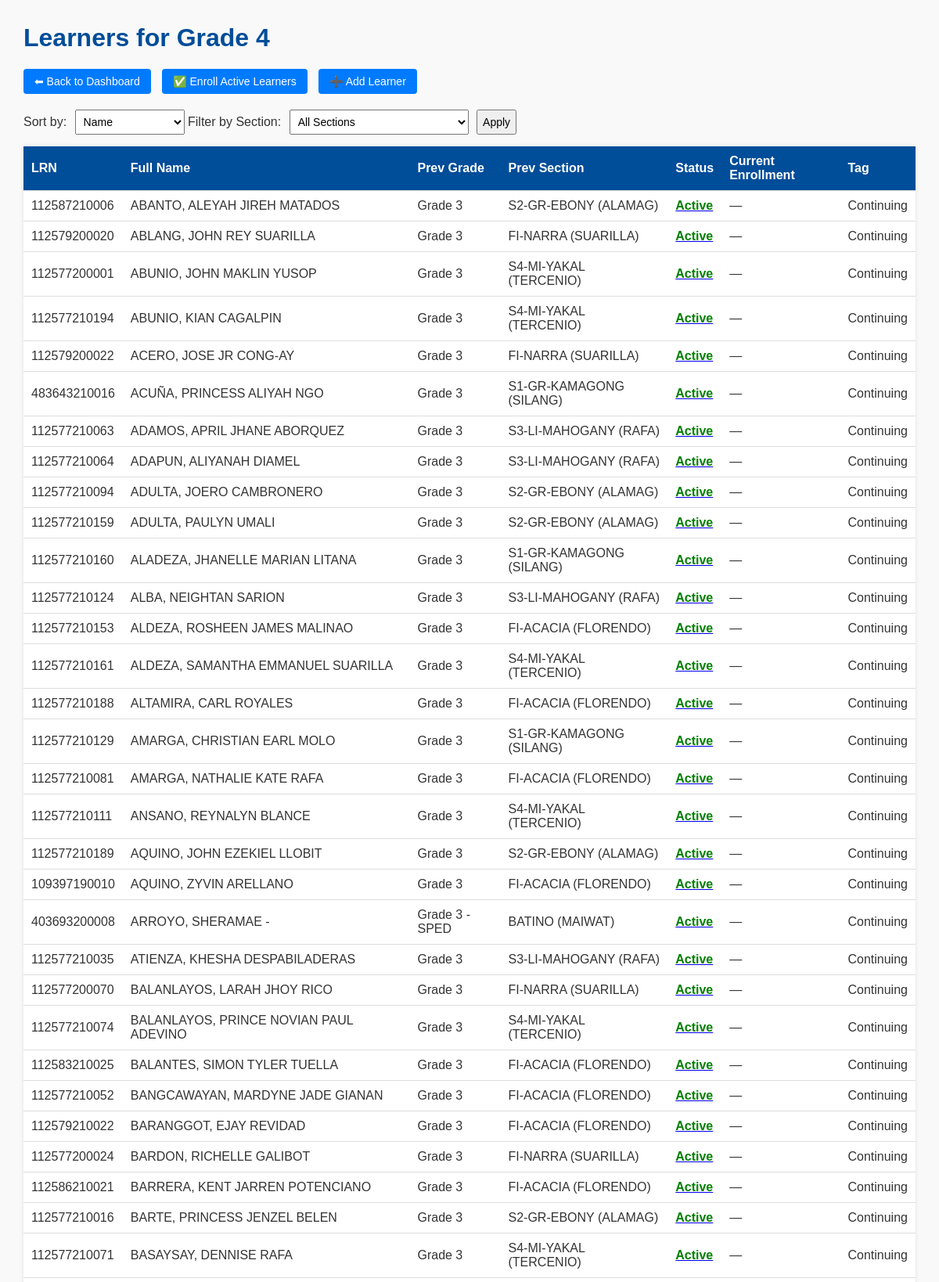
Page /grade/4 (upper part) on the committed database.
### tables this page shows
CREATE TABLE learners (
                id INTEGER PRIMARY KEY AUTOINCREMENT,
                lrn TEXT,
                full_name TEXT,
                prev_grade TEXT,
                prev_section TEXT,
                sex TEXT,
                birth_date TEXT,
                age TEXT,
                religion TEXT,
                barangay TEXT,
                municipality TEXT,
                province TEXT,
                father_name TEXT,
                mother_name TEXT,
                guardian TEXT,
                cct_beneficiary TEXT,
                average_grade TEXT,
                action_taken TEXT,
                current_grade TEXT,
                current_section TEXT,
                status TEXT DEFAULT 'active',
                tag TEXT DEFAULT 'continuing',
                is_enrolled INTEGER DEFAULT 0,
                is_sped INTEGER DEFAULT 0,
                sped_type TEXT
            );

### app.py (the view)
@app.route('/grade/<grade>')
def grade_view(grade):
    sort_by = request.args.get('sort_by', 'full_name')
    filter_section = request.args.get('section', None)
    order_by = 'prev_section, full_name' if sort_by == 'prev_section' else 'full_name'
    with sqlite3.connect(DATABASE) as conn:
        conn.row_factory = sqlite3.Row
        c = conn.cursor()
        if grade == 'sped':
            query = "SELECT * FROM learners WHERE is_sped = 1"
        elif grade == 'kinder':
            query = "SELECT * FROM learners WHERE current_grade = 'Kinder'"
        else:
            prev_grade_text = "%Kinder%" if grade == "1" else f"%{int(grade) - 1}%"
            query = "SELECT * FROM learners WHERE prev_grade LIKE ? AND is_sped = 0"
        params = [prev_grade_text] if 'prev_grade_text' in locals() else []
        if filter_section:
            query += " AND prev_section = ?"
            params.append(filter_section)
        query += f" ORDER BY {order_by}"
        c.execute(query, tuple(params))
        learners = c.fetchall()
        section_query = {
            'sped': "SELECT DISTINCT prev_section FROM learners WHERE is_sped = 1 AND prev_section IS NOT NULL AND prev_section != '' ORDER BY prev_section",
            'kinder': "SELECT DISTINCT prev_section FROM learners WHERE current_grade = 'Kinder' AND prev_section IS NOT NULL AND prev_section != '' ORDER BY prev_section"
        }.get(grade,
              "SELECT DISTINCT prev_section FROM learners WHERE prev_grade LIKE ? AND is_sped = 0 AND prev_section IS NOT NULL AND prev_section != '' ORDER BY prev_section")
        c.execute(section_query, (prev_grade_text,) if grade not in ['sped', 'kinder'] else ())
        sections = [row[0] for row in c.fetchall()]
    return render_template('grade.html', learners=learners, grade=grade, sections=sections,
                           selected_section=filter_section, sort_by=sort_by)

### templates/grade.html (shortened to what this page needs)
<!DOCTYPE html>
<html>
<head>
</head>
<body>
  <h1>Learners for Grade {{ grade|capitalize }}</h1>
  <div class="top-buttons">
    <a href="/">⬅ Back to Dashboard</a>
    <button onclick="confirmEnroll('{{ grade }}')">✅ Enroll Active Learners</button>
    <a href="/add_learner">➕ Add Learner</a>
  </div>
  <form class="filter-form" method="get" action="/grade/{{ grade }}">
    <label>Sort by:
      <select name="sort_by">
        <option value="full_name" {{ 'selected' if sort_by == 'full_name' else '' }}>Name</option>
      </select>
    </label>
    <label>Filter by Section:
      <select name="section">
        <option value="">All Sections</option>
      </select>
    </label>
    <input type="submit" value="Apply">
  </form>
  <table>
    <thead>
      <tr>
        <th>LRN</th>
        <th>Full Name</th>
        <th>Prev Grade</th>
        <th>Prev Section</th>
        <th>Status</th>
        <th>Current Enrollment</th>
        <th>Tag</th>
      </tr>
    </thead>
    <tbody>
      {% for learner in learners %}
      <tr>
        <td>{{ learner['lrn'] }}</td>
        <td>{{ learner['full_name'] }}</td>
        <td>{{ learner['prev_grade'] }}</td>
        <td>{{ learner['prev_section'] }}</td>
        <td>
          <a href="/toggle_status/{{ learner['id'] }}/{{ grade }}?sort_by={{ sort_by }}&section={{ selected_section }}">
            <span class="status-{{ learner['status'] }}">{{ learner['status'].capitalize() }}</span>
          </a>
        </td>
        <td>{{ learner['current_grade'] or '—' }}</td>
        <td>{{ learner['tag'].replace('_', ' ').title() }}</td>
      </tr>
      {% endfor %}
    </tbody>
  </table>
</body>
</html>

### templates/grade.html (style rules this page uses)
body { font-family: Arial, sans-serif; margin: 30px; background-color: #f9f9f9; color: #333; }
h1 { color: #004d99; }
.top-buttons { margin-bottom: 20px; }
.top-buttons a, .top-buttons button { display: inline-block; padding: 8px 14px; margin-right: 10px; text-decoration: none; background-color: #007bff; color: white; border: none; border-radius: 4px; cursor: pointer; font-size: 14px; }
table { border-collapse: collapse; width: 100%; background-color: white; box-shadow: 0 0 5px rgba(0,0,0,0.1); }
th, td { padding: 10px; text-align: left; border-bottom: 1px solid #ddd; }
th { background-color: #004d99; color: white; }
select, input[type="submit"] { padding: 6px; margin-left: 6px; font-size: 14px; }
.status-active { color: green; font-weight: bold; }
.filter-form { margin-bottom: 15px; }

### rows in the picture
learners: lrn "112587210006", full_name "ABANTO, ALEYAH JIREH MATADOS", prev_grade "Grade 3", prev_section "S2-GR-EBONY (ALAMAG)", status "Active", current_grade "—", tag.replace "Continuing"
learners: lrn "112579200020", full_name "ABLANG, JOHN REY SUARILLA", prev_grade "Grade 3", prev_section "FI-NARRA (SUARILLA)", status "Active", current_grade "—", tag.replace "Continuing"
learners: lrn "112577200001", full_name "ABUNIO, JOHN MAKLIN YUSOP", prev_grade "Grade 3", prev_section "S4-MI-YAKAL (TERCENIO)", status "Active", current_grade "—", tag.replace "Continuing"
learners: lrn "112577210194", full_name "ABUNIO, KIAN CAGALPIN", prev_grade "Grade 3", prev_section "S4-MI-YAKAL (TERCENIO)", status "Active", current_grade "—", tag.replace "Continuing"
learners: lrn "112579200022", full_name "ACERO, JOSE JR CONG-AY", prev_grade "Grade 3", prev_section "FI-NARRA (SUARILLA)", status "Active", current_grade "—", tag.replace "Continuing"
learners: lrn "483643210016", full_name "ACUÑA, PRINCESS ALIYAH NGO", prev_grade "Grade 3", prev_section "S1-GR-KAMAGONG (SILANG)", status "Active", current_grade "—", tag.replace "Continuing"
learners: lrn "112577210063", full_name "ADAMOS, APRIL JHANE ABORQUEZ", prev_grade "Grade 3", prev_section "S3-LI-MAHOGANY (RAFA)", status "Active", current_grade "—", tag.replace "Continuing"
learners: lrn "112577210064", full_name "ADAPUN, ALIYANAH DIAMEL", prev_grade "Grade 3", prev_section "S3-LI-MAHOGANY (RAFA)", status "Active", current_grade "—", tag.replace "Continuing"
learners: lrn "112577210094", full_name "ADULTA, JOERO CAMBRONERO", prev_grade "Grade 3", prev_section "S2-GR-EBONY (ALAMAG)", status "Active", current_grade "—", tag.replace "Continuing"
learners: lrn "112577210159", full_name "ADULTA, PAULYN UMALI", prev_grade "Grade 3", prev_section "S2-GR-EBONY (ALAMAG)", status "Active", current_grade "—", tag.replace "Continuing"
learners: lrn "112577210160", full_name "ALADEZA, JHANELLE MARIAN LITANA", prev_grade "Grade 3", prev_section "S1-GR-KAMAGONG (SILANG)", status "Active", current_grade "—", tag.replace "Continuing"
learners: lrn "112577210124", full_name "ALBA, NEIGHTAN SARION", prev_grade "Grade 3", prev_section "S3-LI-MAHOGANY (RAFA)", status "Active", current_grade "—", tag.replace "Continuing"
learners: lrn "112577210153", full_name "ALDEZA, ROSHEEN JAMES MALINAO", prev_grade "Grade 3", prev_section "FI-ACACIA (FLORENDO)", status "Active", current_grade "—", tag.replace "Continuing"
learners: lrn "112577210161", full_name "ALDEZA, SAMANTHA EMMANUEL SUARILLA", prev_grade "Grade 3", prev_section "S4-MI-YAKAL (TERCENIO)", status "Active", current_grade "—", tag.replace "Continuing"
learners: lrn "112577210188", full_name "ALTAMIRA, CARL ROYALES", prev_grade "Grade 3", prev_section "FI-ACACIA (FLORENDO)", status "Active", current_grade "—", tag.replace "Continuing"
learners: lrn "112577210129", full_name "AMARGA, CHRISTIAN EARL MOLO", prev_grade "Grade 3", prev_section "S1-GR-KAMAGONG (SILANG)", status "Active", current_grade "—", tag.replace "Continuing"
learners: lrn "112577210081", full_name "AMARGA, NATHALIE KATE RAFA", prev_grade "Grade 3", prev_section "FI-ACACIA (FLORENDO)", status "Active", current_grade "—", tag.replace "Continuing"
learners: lrn "112577210111", full_name "ANSANO, REYNALYN BLANCE", prev_grade "Grade 3", prev_section "S4-MI-YAKAL (TERCENIO)", status "Active", current_grade "—", tag.replace "Continuing"
learners: lrn "112577210189", full_name "AQUINO, JOHN EZEKIEL LLOBIT", prev_grade "Grade 3", prev_section "S2-GR-EBONY (ALAMAG)", status "Active", current_grade "—", tag.replace "Continuing"
learners: lrn "109397190010", full_name "AQUINO, ZYVIN ARELLANO", prev_grade "Grade 3", prev_section "FI-ACACIA (FLORENDO)", status "Active", current_grade "—", tag.replace "Continuing"
learners: lrn "403693200008", full_name "ARROYO, SHERAMAE -", prev_grade "Grade 3 -SPED", prev_section "BATINO (MAIWAT)", status "Active", current_grade "—", tag.replace "Continuing"
learners: lrn "112577210035", full_name "ATIENZA, KHESHA DESPABILADERAS", prev_grade "Grade 3", prev_section "S3-LI-MAHOGANY (RAFA)", status "Active", current_grade "—", tag.replace "Continuing"
learners: lrn "112577200070", full_name "BALANLAYOS, LARAH JHOY RICO", prev_grade "Grade 3", prev_section "FI-NARRA (SUARILLA)", status "Active", current_grade "—", tag.replace "Continuing"
learners: lrn "112577210074", full_name "BALANLAYOS, PRINCE NOVIAN PAUL ADEVINO", prev_grade "Grade 3", prev_section "S4-MI-YAKAL (TERCENIO)", status "Active", current_grade "—", tag.replace "Continuing"
learners: lrn "112583210025", full_name "BALANTES, SIMON TYLER TUELLA", prev_grade "Grade 3", prev_section "FI-ACACIA (FLORENDO)", status "Active", current_grade "—", tag.replace "Continuing"
learners: lrn "112577210052", full_name "BANGCAWAYAN, MARDYNE JADE GIANAN", prev_grade "Grade 3", prev_section "FI-ACACIA (FLORENDO)", status "Active", current_grade "—", tag.replace "Continuing"
learners: lrn "112579210022", full_name "BARANGGOT, EJAY REVIDAD", prev_grade "Grade 3", prev_section "FI-ACACIA (FLORENDO)", status "Active", current_grade "—", tag.replace "Continuing"
learners: lrn "112577200024", full_name "BARDON, RICHELLE GALIBOT", prev_grade "Grade 3", prev_section "FI-NARRA (SUARILLA)", status "Active", current_grade "—", tag.replace "Continuing"
learners: lrn "112586210021", full_name "BARRERA, KENT JARREN POTENCIANO", prev_grade "Grade 3", prev_section "FI-ACACIA (FLORENDO)", status "Active", current_grade "—", tag.replace "Continuing"
learners: lrn "112577210016", full_name "BARTE, PRINCESS JENZEL BELEN", prev_grade "Grade 3", prev_section "S2-GR-EBONY (ALAMAG)", status "Active", current_grade "—", tag.replace "Continuing"
learners: lrn "112577210071", full_name "BASAYSAY, DENNISE RAFA", prev_grade "Grade 3", prev_section "S4-MI-YAKAL (TERCENIO)", status "Active", current_grade "—", tag.replace "Continuing"

### other values in the picture
{{ grade|capitalize }} "4"
